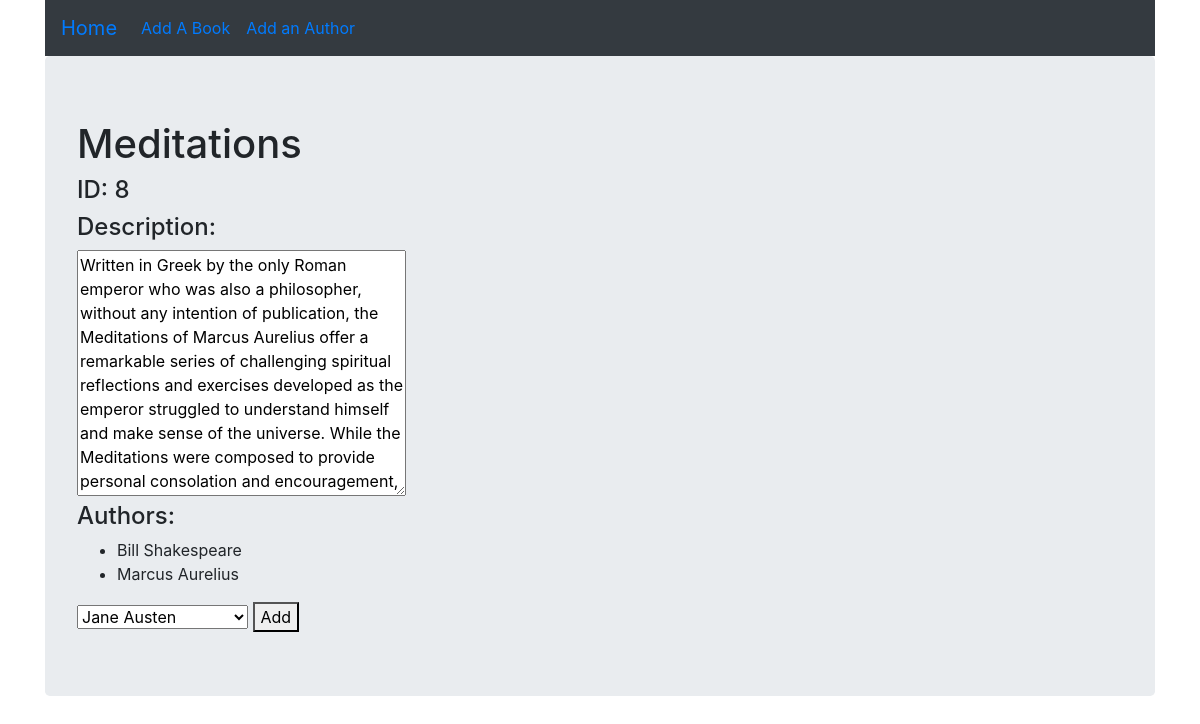
Before: /book/8 with the older database file.
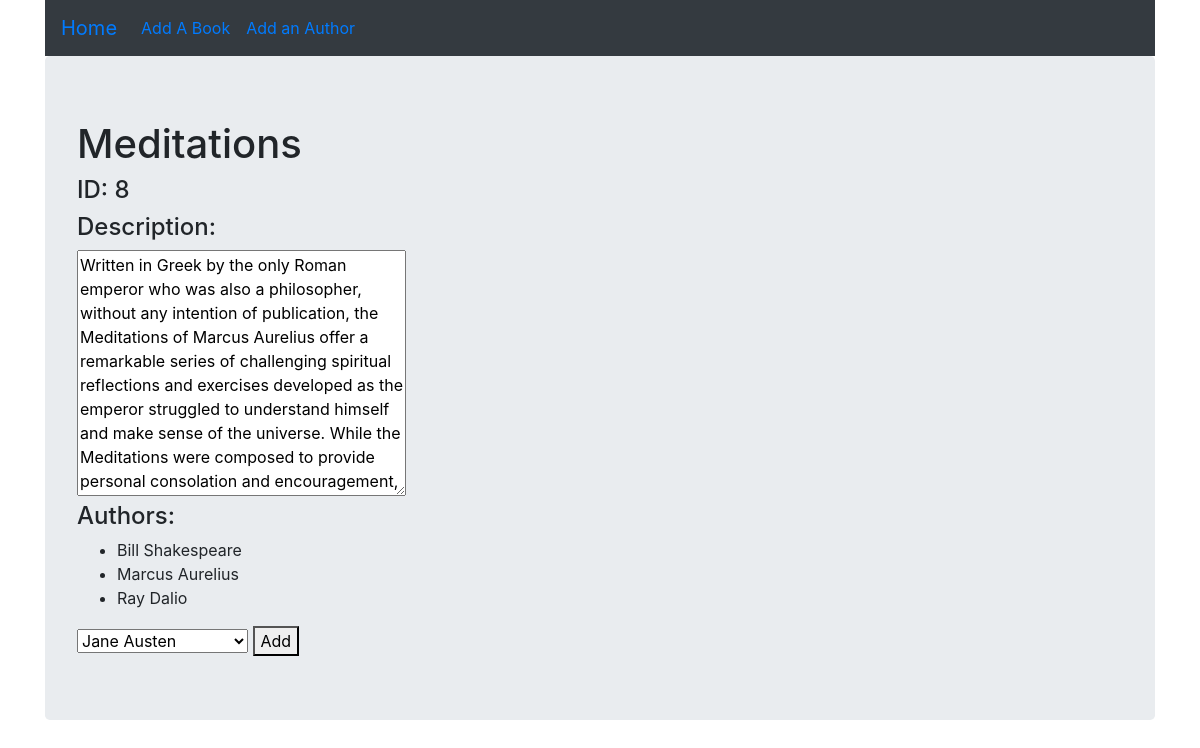
After: the same page with the newer database file.
### booksAuthorsApp/models.py (models this page shows)
class Book(models.Model):
    title = models.CharField(max_length=255)
    desc = models.TextField()
    authors = models.ManyToManyField(Author, related_name="books")
    created_at = models.DateTimeField(auto_now_add=True)
    updated_at = models.DateTimeField(auto_now=True)

class Author(models.Model):
    first_name = models.CharField(max_length=255)
    last_name = models.CharField(max_length=255)
    notes = models.TextField()
    created_at = models.DateTimeField(auto_now_add=True)
    updated_at = models.DateTimeField(auto_now=True)

### booksAuthorsApp/views.py (the view)
# urls.py: path('book/<int:id>', views.book),
def book(request, id):
    request.session['bookID'] = id
    context = {
        'book': Book.objects.get(id=id),
        'authors': Author.objects.exclude(books=id),
    }
    return render(request, 'book.html', context)

### booksAuthorsApp/templates/book.html (shortened to what this page needs)
<!DOCTYPE html>
<html lang="en">
<head>
    <link rel="stylesheet" href="https://stackpath.bootstrapcdn.com/bootstrap/4.3.1/css/bootstrap.min.css"></head>
</head>
<body>
    <div class="container">
        <div class="navbar navbar-expand bg-dark">
            <ul class="navbar-nav">
                <li class="nav-item active">
                    <a class="navbar-brand" href="/">Home</a>
                </li>
                <li class="nav-item">
                    <a class="nav-link active" href="/addBook">Add A Book</a>
                </li>
                <li class="nav-item">
                    <a class="nav-link active" href="/addAuthor">Add an Author</a>
                </li>
            </ul>
        </div>
        <div class="jumbotron col">
            <h1>{{ book.title }}</h1>
            <h4>ID: {{book.id}}</h4>
            <h4>Description:</h4>
            <textarea name="" id="" cols="30" rows="10">{{ book.desc }}</textarea>
            <h4>Authors:</h4>
            <ul>
                {% for author in book.authors.all %}
                <li>{{author.first_name}} {{author.last_name}}</li>
                {% endfor %}
            </ul>
            <form action="/bookAddAuthor" method="POST">
                <select name="authors" id="">
                    {% for author in authors %}
                    <option value="{{author.id}}">{{author.first_name}} {{author.last_name}}</option>
                    {% endfor %}
                </select>
                <button type="submit">Add</button>
            </form>
        </div>
    </div>
</body>
</html>

Changed rows visible on the page:
added Author: first_name "Ray", last_name "Dalio"
